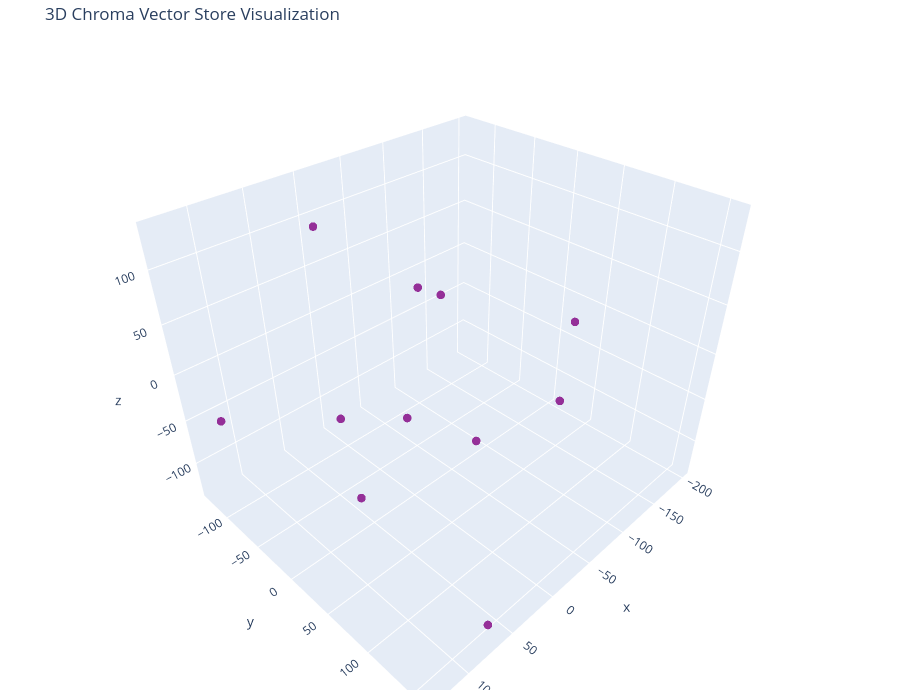

Notebook code cell kept with this figure:
### Code cell
tsne = TSNE(n_components=3, perplexity=5, random_state=42)
reduced_vectors = tsne.fit_transform(vectors)

# Create the 3D scatter plot
fig = go.Figure(data=[go.Scatter3d(
    x=reduced_vectors[:, 0],
    y=reduced_vectors[:, 1],
    z=reduced_vectors[:, 2],
    mode='markers',
    marker=dict(size=5, color=colors, opacity=0.8),
    text=[f"Type: {t}<br>Text: {d[:100]}..." for t, d in zip(doc_types, documents)],
    hoverinfo='text'
)])

fig.update_layout(
    title='3D Chroma Vector Store Visualization',
    scene=dict(xaxis_title='x', yaxis_title='y', zaxis_title='z'),
    width=900,
    height=700,
    margin=dict(r=10, b=10, l=10, t=40)
)

fig.show()

### Figure 1 — Plotly figure (JSON) as saved in the notebook; plotly's stock layout.template omitted (floating-point values rounded to 4 significant figures)
{"data": [{"hoverinfo": "text", "marker": {"color": ["Purple", "Purple", "Purple", "Purple", "Purple", "Purple", "Purple", "Purple", "Purple", "Purple", "Purple"], "opacity": 0.8, "size": 5}, "mode": "markers", "text": ["Type: CV<br>Text: George Penny – Curriculum Vitae  Name: George Scott Penny Email: george.penny@live.com    Mobile: +4...", "Type: CV<br>Text: role in scaling the risk and operations strategy, driving automation, and influencing cross-function...", "Type: CV<br>Text: insights to stakeholders during functional town halls. • Risk Committee ownership: Established and c...", "Type: CV<br>Text: I have delivered multiple policy rule amendments, limit adjustments and implemented new credit model...", "Type: CV<br>Text: Equifax | Senior Credit Risk Analyst May 2018 - October 2021 Part of the Banking and Financial Insti...", "Type: CV<br>Text: samples and developed scorecards using a variety of credit risk modelling techniques for commercial ...", "Type: CV<br>Text: by developing robust reporting infrastructure and analytics solutions.  § Data Warehouse Management:...", "Type: CV<br>Text: I enrolled myself onto a two-day course focusing on presenting and public speaking § Score Plus, Bui...", "Type: CV<br>Text: Contact\ngeorge.penny@live.com\nwww.linkedin.com/in/george-\npenny-11309590 (LinkedIn)\nTop Skills\nMatla...", "Type: CV<br>Text: NHS\nAmbulance Dispatcher\nNovember 2011 - August 2012 (10 months)\nDorking Hospital\nEducation\nUniversi...", "Type: CV<br>Text: Further Mathematics (A), Economics (A), Psychology (B)\nBox Hill School\n  Page 2 of 2..."], "type": "scatter3d", "x": [-76.97, -15.9, 43.4, -26.26, 95.24, -9.99, 73.43, 131.4, -97.53, -199.2, 69.61], "y": [6.757, -130.9, -55.95, 10.53, 103.3, 147.6, 15.53, -92.43, -94.88, 23.74, 158.1], "z": [-116.8, -132.9, 131.8, 70.97, 66.75, 47.31, -82.82, -28.56, 6.654, -25.6, -120.5]}], "layout": {"height": 700, "margin": {"b": 10, "l": 10, "r": 10, "t": 40}, "scene": {"xaxis": {"title": {"text": "x"}}, "yaxis": {"title": {"text": "y"}}, "zaxis": {"title": {"text": "z"}}}, "title": {"text": "3D Chroma Vector Store Visualization"}, "width": 900}}
